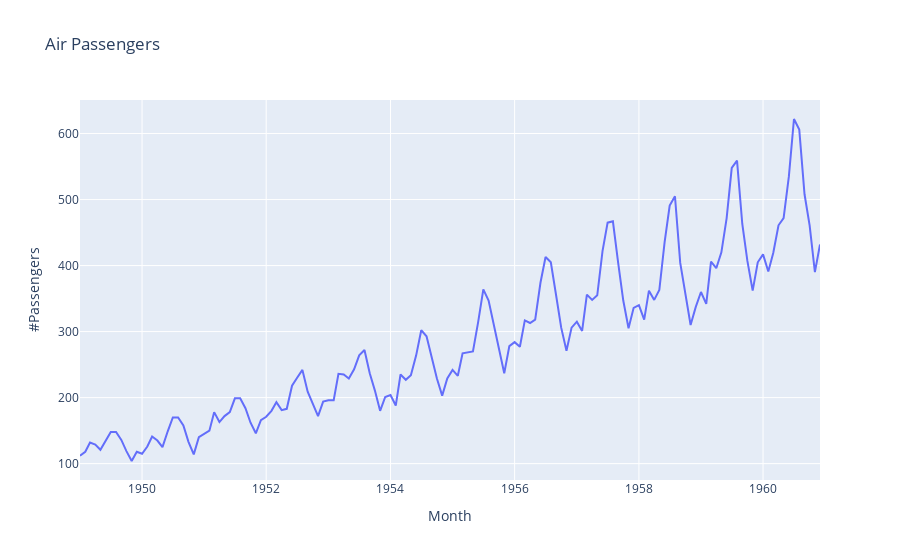

This figure's notebook cell:
### Code cell
# plot the same lineplot using plotly
plt.figure(figsize=(10,6))

fig = px.line(df, x='Month', y='#Passengers', title='Air Passengers')
fig.show()

### Figure 1 — Plotly figure (JSON) as saved in the notebook; plotly's stock layout.template omitted (floating-point values rounded to 4 significant figures; data arrays with more than 128 entries replaced by an {"elided": "..."} marker saying what was removed)
{"data": [{"hovertemplate": "Month=%{x}<br>#Passengers=%{y}<extra></extra>", "legendgroup": "", "line": {"color": "#636efa", "dash": "solid"}, "marker": {"symbol": "circle"}, "mode": "lines", "name": "", "orientation": "v", "showlegend": false, "type": "scatter", "x": {"elided": "144 str values"}, "xaxis": "x", "y": {"elided": "144 int values"}, "yaxis": "y"}], "layout": {"legend": {"tracegroupgap": 0}, "title": {"text": "Air Passengers"}, "xaxis": {"anchor": "y", "domain": [0, 1], "title": {"text": "Month"}}, "yaxis": {"anchor": "x", "domain": [0, 1], "title": {"text": "#Passengers"}}}}
